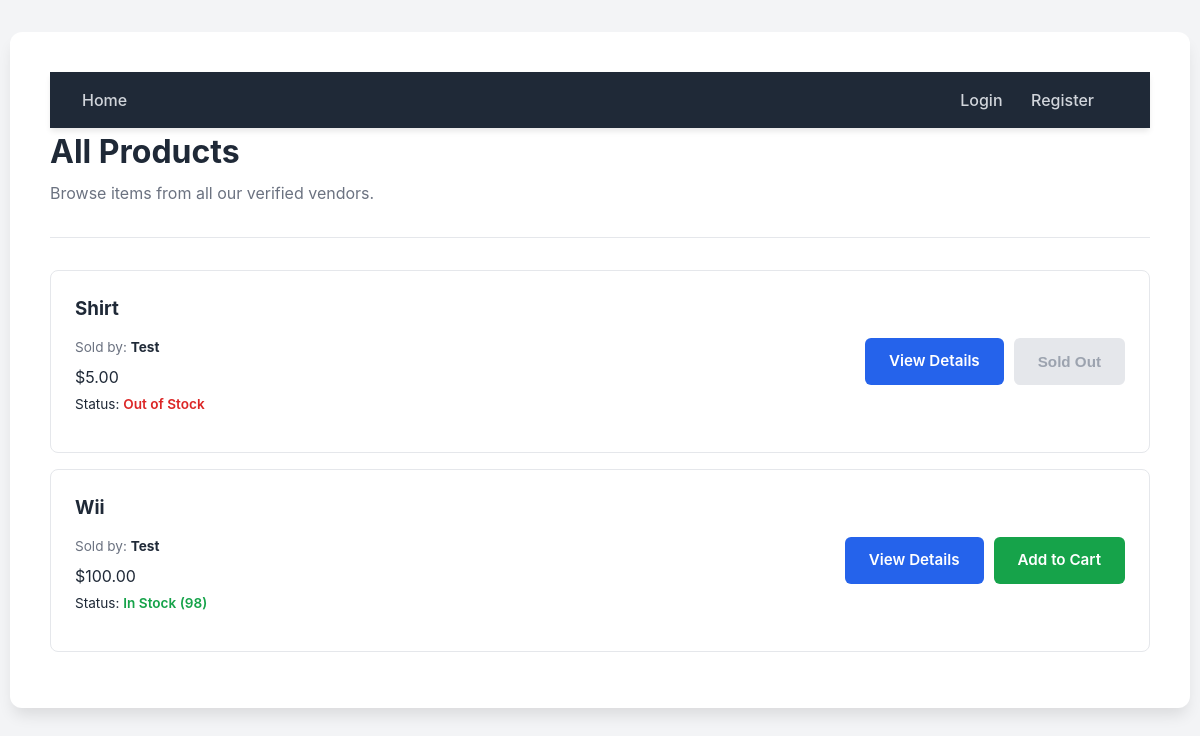
The page / on the database its author committed.
### store/models.py (models this page shows, shortened)
class Product(models.Model):
    store = models.ForeignKey(
        Store,
        on_delete=models.CASCADE,
        related_name='products'
    )
    name = models.CharField(max_length=255)
    description = models.TextField()
    price = models.DecimalField(max_digits=10, decimal_places=2)
    stock = models.PositiveIntegerField(default=0)

class Store(models.Model):
    vendor = models.ForeignKey(
        User,
        on_delete=models.CASCADE,
        related_name='stores'
    )
    name = models.CharField(max_length=255)
    description = models.TextField(blank=True)
    created_at = models.DateTimeField(auto_now_add=True)

### store/views.py (the view)
# urls.py: path('', views.product_list, name='product_list'),
def product_list(request):
    products = Product.objects.all()
    return render(request, 'store/product_list.html', {'products': products})

### store/templates/store/product_list.html (shortened to what this page needs)
{% extends 'base.html' %}
{% block content %}
    <div style="display: flex; justify-content: space-between; align-items: center; margin-bottom: 2rem;">
        <div>
            <h1 style="margin: 0;">All Products</h1>
            <p style="color: #6b7280; margin: 5px 0 0 0;">Browse items from all our verified vendors.</p>
        </div>
    </div>
    <hr style="border: 0; border-top: 1px solid #e5e7eb; margin-bottom: 2rem;">
    <div class="product-grid">
        {% for product in products %}
            <div class="card" style="display: flex; justify-content: space-between; align-items: center;">
                <div>
                    <h3 style="margin: 0 0 5px 0;">{{ product.name }}</h3>
                    <p style="font-size: 0.85rem; color: #6b7280; margin-bottom: 8px;">
                        Sold by: <strong style="color: var(--dark);">{{ product.store.name }}</strong>
                    </p>
                    <p class="price" style="margin: 0;">${{ product.price }}</p>
                    <p style="font-size: 0.85rem; margin-top: 5px;">
                        Status:
                        {% if product.stock > 0 %}
                            <span style="color: var(--success); font-weight: 600;">In Stock ({{ product.stock }})</span>
                        {% else %}
                            <span style="color: var(--danger); font-weight: 600;">Out of Stock</span>
                        {% endif %}
                    </p>
                </div>
                <div style="display: flex; gap: 10px;">
                    <a href="{% url 'product_detail' product.id %}" class="btn btn-primary">View Details</a>
                    {% if user.profile.role == 'buyer' or not user.is_authenticated %}
                        {% if product.stock > 0 %}
                            <a href="{% url 'add_to_cart' product.id %}" class="btn btn-success">Add to Cart</a>
                        {% else %}
                            <button class="btn" style="background: #e5e7eb; color: #9ca3af; cursor: not-allowed;" disabled>Sold Out</button>
                        {% endif %}
                    {% endif %}
                </div>
            </div>
        {% empty %}
            <div style="text-align: center; padding: 60px; color: #6b7280;">
                <p style="font-size: 1.2rem;">No products available yet. Check back soon!</p>
            </div>
        {% endfor %}
    </div>
{% endblock %}

### store/templates/base.html (style rules this page uses)
:root { --primary: #2563eb; --success: #16a34a; --danger: #dc2626; --warning: #f59e0b; --dark: #1f2937; --light: #f9fafb; }
body { font-family: 'Inter', system-ui, sans-serif; margin: 0; background-color: #f3f4f6; color: var(--dark); line-height: 1.5; }
.card { border: 1px solid #e5e7eb; padding: 1.5rem; border-radius: 8px; margin-bottom: 1rem; transition: transform 0.2s, box-shadow 0.2s; }
.btn { display: inline-block; padding: 0.75rem 1.5rem; border-radius: 6px; font-weight: 600; text-decoration: none; border: none; cursor: pointer; transition: opacity 0.2s; font-size: 0.95rem; }
.btn-primary { background: var(--primary); color: white; }
.btn-success { background: var(--success); color: white; }

### rows shown on the page
Product: name "Shirt", store.name "Test", price "5.00", stock "Out of Stock"
Product: name "Wii", store.name "Test", price "100.00", stock "98", shows "Add to Cart"
